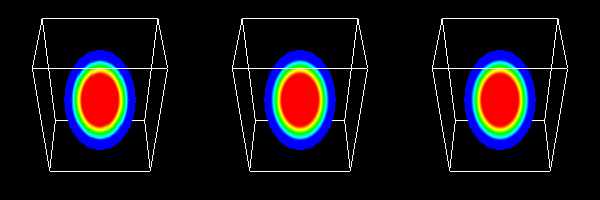

Write the Python code that produced this figure.
#!/usr/bin/env python

# Demonstrate vtkImprintFilter with point and cell data processing by
# imprinting a cylinder-derived trim loop onto a volume plane, showing
# three renderers for cell data, target-edge interpolation, and imprint-edge
# interpolation of point data.

# Factory overrides
import vtkmodules.vtkInteractionStyle  # noqa: F401
import vtkmodules.vtkRenderingFreeType  # noqa: F401
import vtkmodules.vtkRenderingOpenGL2  # noqa: F401

from vtkmodules.vtkCommonDataModel import vtkCylinder, vtkPlane
from vtkmodules.vtkFiltersCore import (
    vtkFlyingEdgesPlaneCutter,
    vtkPointDataToCellData,
    vtkPolyDataPlaneClipper,
)
from vtkmodules.vtkFiltersGeneral import vtkSampleImplicitFunctionFilter
from vtkmodules.vtkFiltersModeling import (
    vtkContourLoopExtraction,
    vtkImprintFilter,
    vtkOutlineFilter,
)
from vtkmodules.vtkFiltersSources import vtkCylinderSource
from vtkmodules.vtkImagingHybrid import vtkSampleFunction
from vtkmodules.vtkRenderingCore import (
    vtkActor,
    vtkPolyDataMapper,
    vtkRenderWindow,
    vtkRenderWindowInteractor,
    vtkRenderer,
)

# Control parameters
resolution = 101
cylinder_resolution = 20
coloring = 1
normal = [0, 1.01, 1]

# Sample a cylinder implicit function across a volume
cylinder = vtkCylinder()
cylinder.SetCenter(0.0, 0.0, 0.0)
cylinder.SetRadius(0.25)
cylinder.SetAxis(0, 1, 0)

sample = vtkSampleFunction()
sample.SetImplicitFunction(cylinder)
sample.SetModelBounds(-0.75, 0.75, -1, 1, -0.5, 0.5)
sample.SetSampleDimensions(resolution, resolution, resolution)
sample.ComputeNormalsOff()
sample.SetOutputScalarTypeToFloat()
sample.Update()

# Cut plane
plane = vtkPlane()
plane.SetOrigin(0, 0, 0)
plane.SetNormal(normal)

# Flying edges plane cutter
cut = vtkFlyingEdgesPlaneCutter()
cut.SetInputConnection(sample.GetOutputPort())
cut.SetPlane(plane)
cut.ComputeNormalsOff()
cut.Update()

# Create cell data from point data
point_to_cell = vtkPointDataToCellData()
point_to_cell.SetInputConnection(cut.GetOutputPort())
point_to_cell.PassPointDataOn()
point_to_cell.Update()

# Cylinder shell for trim loop
shell = vtkCylinderSource()
shell.SetCenter(0, 0, 0)
shell.SetResolution(cylinder_resolution)
shell.SetHeight(5)
shell.CappingOff()
shell.Update()

# Clip shell with the plane to get trim loop
clipped_shell = vtkPolyDataPlaneClipper()
clipped_shell.SetInputConnection(shell.GetOutputPort())
clipped_shell.SetPlane(plane)
clipped_shell.ClippingLoopsOn()
clipped_shell.CappingOff()
clipped_shell.Update()

# Sample implicit function on clipping loops
sample_implicit = vtkSampleImplicitFunctionFilter()
sample_implicit.SetInputConnection(clipped_shell.GetOutputPort(1))
sample_implicit.SetImplicitFunction(plane)
sample_implicit.ComputeGradientsOff()
sample_implicit.SetScalarArrayName("scalars")
sample_implicit.Update()

# Build loops from clipping output
build_loops = vtkContourLoopExtraction()
build_loops.SetInputConnection(sample_implicit.GetOutputPort(0))
build_loops.CleanPointsOn()
build_loops.Update()

# Imprint 0: cell data
imprint_0 = vtkImprintFilter()
imprint_0.SetTargetConnection(point_to_cell.GetOutputPort())
imprint_0.SetImprintConnection(build_loops.GetOutputPort())
imprint_0.SetOutputTypeToImprintedRegion()
imprint_0.BoundaryEdgeInsertionOn()
imprint_0.SetTolerance(0.0001)
imprint_0.SetMergeTolerance(0.0005)
imprint_0.PassCellDataOn()
imprint_0.PassPointDataOff()
imprint_0.Update()

imprint_0_mapper = vtkPolyDataMapper()
imprint_0_mapper.SetInputConnection(imprint_0.GetOutputPort())
imprint_0_mapper.SetScalarRange(0, 0.1)

imprint_0_actor = vtkActor()
imprint_0_actor.SetMapper(imprint_0_mapper)

# Imprint 1: point data with target edge interpolation
imprint_1 = vtkImprintFilter()
imprint_1.SetTargetConnection(point_to_cell.GetOutputPort())
imprint_1.SetImprintConnection(build_loops.GetOutputPort())
imprint_1.SetOutputTypeToImprintedRegion()
imprint_1.BoundaryEdgeInsertionOn()
imprint_1.SetTolerance(0.0001)
imprint_1.SetMergeTolerance(0.0005)
imprint_1.PassCellDataOff()
imprint_1.PassPointDataOn()
imprint_1.SetPointInterpolationToTargetEdges()
imprint_1.Update()

imprint_1_mapper = vtkPolyDataMapper()
imprint_1_mapper.SetInputConnection(imprint_1.GetOutputPort())
imprint_1_mapper.SetScalarRange(0, 0.1)
imprint_1_mapper.SetScalarModeToUsePointFieldData()
imprint_1_mapper.SelectColorArray("scalars")

imprint_1_actor = vtkActor()
imprint_1_actor.SetMapper(imprint_1_mapper)

# Imprint 2: point data with imprint edge interpolation
imprint_2 = vtkImprintFilter()
imprint_2.SetTargetConnection(point_to_cell.GetOutputPort())
imprint_2.SetImprintConnection(build_loops.GetOutputPort())
imprint_2.SetOutputTypeToImprintedRegion()
imprint_2.BoundaryEdgeInsertionOn()
imprint_2.SetTolerance(0.0001)
imprint_2.SetMergeTolerance(0.0005)
imprint_2.PassCellDataOff()
imprint_2.PassPointDataOn()
imprint_2.SetPointInterpolationToImprintEdges()
imprint_2.Update()

imprint_2_mapper = vtkPolyDataMapper()
imprint_2_mapper.SetInputConnection(imprint_2.GetOutputPort())
imprint_2_mapper.SetScalarRange(0, 0.1)
imprint_2_mapper.SetScalarModeToUsePointFieldData()
imprint_2_mapper.SelectColorArray("scalars")

imprint_2_actor = vtkActor()
imprint_2_actor.SetMapper(imprint_2_mapper)

# Outline around volume
outline = vtkOutlineFilter()
outline.SetInputConnection(sample.GetOutputPort())

outline_mapper = vtkPolyDataMapper()
outline_mapper.SetInputConnection(outline.GetOutputPort())

outline_actor = vtkActor()
outline_actor.SetMapper(outline_mapper)

# Three renderers sharing a camera
renderer_0 = vtkRenderer()
renderer_0.GetActiveCamera().SetPosition(normal)
renderer_0.SetViewport(0, 0, 0.333, 1.0)
renderer_0.AddActor(outline_actor)
renderer_0.AddActor(imprint_0_actor)

renderer_1 = vtkRenderer()
renderer_1.SetActiveCamera(renderer_0.GetActiveCamera())
renderer_1.SetViewport(0.333, 0, 0.667, 1.0)
renderer_1.AddActor(outline_actor)
renderer_1.AddActor(imprint_1_actor)

renderer_2 = vtkRenderer()
renderer_2.SetActiveCamera(renderer_0.GetActiveCamera())
renderer_2.SetViewport(0.667, 0, 1.0, 1.0)
renderer_2.AddActor(outline_actor)
renderer_2.AddActor(imprint_2_actor)

# Window
render_window = vtkRenderWindow()
render_window.AddRenderer(renderer_0)
render_window.AddRenderer(renderer_1)
render_window.AddRenderer(renderer_2)
render_window.SetSize(600, 200)
render_window.SetWindowName("imprint with data")

# Scene
renderer_0.ResetCamera()

# Interactor
interactor = vtkRenderWindowInteractor()
interactor.SetRenderWindow(render_window)

interactor.Initialize()
interactor.Start()
